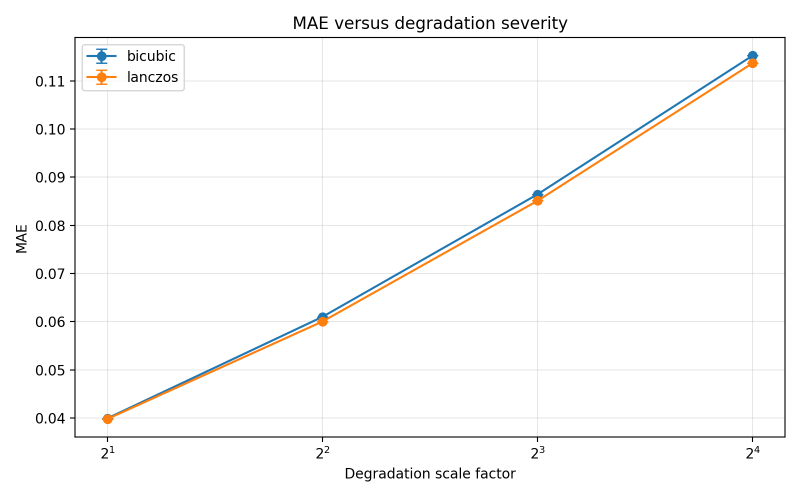
#> input picture results/batch_pipeline/plots/mae_by_scale.png, 1600 x 1000 px (shown at 1/2 size); its folder holds only this picture in this run
$ python batch_pipeline.py --input-dir ../results/batch_pipeline/plots
#> lines starting #> are read from the running program, lines starting #| are printed output that depends on the picture
"""Batch degradation, interpolation, evaluation, and plotting pipeline.

The script is designed for personal image folders and datasets such as DIV2K.
For each source image and scale factor it:

* saves a pixelated, same-size input image for future neural-network training;
* saves the original high-resolution target image once per split;
* saves the smaller low-resolution image used by interpolation;
* creates bicubic and Lanczos restorations;
* calculates MAE, PSNR, and SSIM;
* writes per-image and aggregate CSV files;
* generates metric plots.

Example:
    python batch_pipeline.py \
        --input-dir data/raw/personal \
        --dataset-name personal \
        --split-name personal \
        --scales 2 4 8 16

DIV2K training example:
    python batch_pipeline.py \
        --input-dir data/DIV2K_train_HR \
        --dataset-name DIV2K \
        --split-name train \
        --scales 2 4 8 16
"""

from __future__ import annotations

import argparse
import csv
import json
import math
import re
from collections import defaultdict
from pathlib import Path
from statistics import mean, pstdev
from typing import Dict, Iterable, List, Sequence

import matplotlib.pyplot as plt
import numpy as np
from PIL import Image
from skimage.metrics import structural_similarity


IMAGE_EXTENSIONS = {".jpg", ".jpeg", ".png", ".bmp", ".tif", ".tiff", ".webp"}


def parse_args() -> argparse.Namespace:
    parser = argparse.ArgumentParser(description=__doc__)
    parser.add_argument("--input-dir", type=Path, required=True)
    parser.add_argument(
        "--dataset-name",
        default="custom",
        help="Dataset identifier, e.g. DIV2K, CelebA, Flickr2K, or personal",
    )
    parser.add_argument(
        "--method-name",
        default="interpolation",
        help="Method label for results, such as interpolation or CNN",
    )
    parser.add_argument(
        "--split-name",
        default="custom",
        help="Name used in output paths and CSV files, e.g. train, valid, or test",
    )
    parser.add_argument(
        "--scales",
        type=int,
        nargs="+",
        default=[2, 4, 8, 16],
        help="Downscaling factors to process",
    )
    parser.add_argument(
        "--processed-dir",
        type=Path,
        default=Path("data/processed"),
        help="Directory for input-target pairs",
    )
    parser.add_argument(
        "--results-dir",
        type=Path,
        default=Path("results/batch_pipeline"),
        help="Directory for metrics, plots, and restored images",
    )
    parser.add_argument(
        "--max-images",
        type=int,
        default=None,
        help="Optional limit for a quick test run",
    )
    parser.add_argument(
        "--save-restorations",
        action="store_true",
        help="Save bicubic and Lanczos output images for visual inspection",
    )
    return parser.parse_args()


def find_images(input_dir: Path) -> List[Path]:
    if not input_dir.exists():
        raise FileNotFoundError(f"Input directory does not exist: {input_dir}")

    images = sorted(
        path
        for path in input_dir.rglob("*")
        if path.is_file() and path.suffix.lower() in IMAGE_EXTENSIONS
    )
    if not images:
        raise FileNotFoundError(f"No supported images found under: {input_dir}")
    return images


def load_image(path: Path) -> Image.Image:
    return Image.open(path).convert("RGB")


def create_degraded_image(
    image: Image.Image, scale: int
) -> tuple[Image.Image, Image.Image]:
    """Return low-resolution and same-size pixelated images.

    BOX downsampling averages pixels into blocks. Nearest-neighbor enlargement
    makes the information loss visible while preserving the original aspect
    ratio. The same-size pixelated image is the future neural-network input.
    """
    if scale < 2:
        raise ValueError(f"Scale must be >= 2, received {scale}")

    width, height = image.size
    low_size = (max(1, width // scale), max(1, height // scale))
    low_resolution = image.resize(low_size, Image.Resampling.BOX)
    pixelated = low_resolution.resize((width, height), Image.Resampling.NEAREST)
    return low_resolution, pixelated


def restore_with_interpolation(
    low_resolution: Image.Image, output_size: tuple[int, int]
) -> Dict[str, Image.Image]:
    return {
        "bicubic": low_resolution.resize(output_size, Image.Resampling.BICUBIC),
        "lanczos": low_resolution.resize(output_size, Image.Resampling.LANCZOS),
    }


def to_array(image: Image.Image) -> np.ndarray:
    return np.asarray(image, dtype=np.float32) / 255.0


def calculate_metrics(
    target: Image.Image, prediction: Image.Image
) -> Dict[str, float]:
    target_array = to_array(target)
    prediction_array = to_array(prediction)
    difference = target_array - prediction_array
    mae = float(np.mean(np.abs(difference)))
    mse = float(np.mean(np.square(difference)))
    psnr = float("inf") if mse == 0 else float(10.0 * np.log10(1.0 / mse))
    ssim = float(
        structural_similarity(
            target_array,
            prediction_array,
            channel_axis=2,
            data_range=1.0,
        )
    )
    return {"mae": mae, "psnr_db": psnr, "ssim": ssim}


def safe_image_id(image_path: Path, input_dir: Path) -> str:
    """Create a collision-resistant filename from a relative image path."""
    relative = image_path.relative_to(input_dir).with_suffix("")
    value = "__".join(relative.parts)
    return re.sub(r"[^A-Za-z0-9_.-]+", "_", value)


def save_image(image: Image.Image, path: Path) -> None:
    path.parent.mkdir(parents=True, exist_ok=True)
    image.save(path)


def write_csv(path: Path, rows: Sequence[dict], fieldnames: Sequence[str]) -> None:
    path.parent.mkdir(parents=True, exist_ok=True)
    with path.open("w", newline="", encoding="utf-8") as file:
        writer = csv.DictWriter(file, fieldnames=fieldnames)
        writer.writeheader()
        writer.writerows(rows)


def summarize(rows: Sequence[dict]) -> List[dict]:
    grouped: dict[tuple[str, int, str], list[dict]] = defaultdict(list)
    for row in rows:
        grouped[(row["split"], int(row["scale"]), row["method"])].append(row)

    summary = []
    for (split, scale, method), group in sorted(grouped.items()):
        values = {
            metric: [float(row[metric]) for row in group]
            for metric in ("mae", "psnr_db", "ssim")
        }
        result = {
            "split": split,
            "scale": scale,
            "method": method,
            "image_count": len(group),
        }
        for metric, metric_values in values.items():
            result[f"{metric}_mean"] = mean(metric_values)
            result[f"{metric}_std"] = pstdev(metric_values) if len(metric_values) > 1 else 0.0
        summary.append(result)
    return summary


def plot_metric(summary_rows: Sequence[dict], metric: str, output_path: Path) -> None:
    methods = sorted({row["method"] for row in summary_rows})
    figure, axis = plt.subplots(figsize=(8, 5))

    for method in methods:
        rows = sorted(
            (row for row in summary_rows if row["method"] == method),
            key=lambda row: int(row["scale"]),
        )
        scales = [int(row["scale"]) for row in rows]
        averages = [float(row[f"{metric}_mean"]) for row in rows]
        deviations = [float(row[f"{metric}_std"]) for row in rows]
        axis.errorbar(scales, averages, yerr=deviations, marker="o", capsize=4, label=method)

    axis.set_xscale("log", base=2)
    axis.set_xticks(sorted({int(row["scale"]) for row in summary_rows}))
    axis.set_xlabel("Degradation scale factor")
    axis.set_ylabel(metric.upper() if metric != "psnr_db" else "PSNR (dB)")
    axis.set_title(f"{metric.upper()} versus degradation severity")
    axis.grid(True, alpha=0.3)
    axis.legend()
    figure.tight_layout()
    output_path.parent.mkdir(parents=True, exist_ok=True)
    figure.savefig(output_path, dpi=200)
    plt.close(figure)


def write_summary_json(path: Path, summary_rows: Sequence[dict]) -> None:
    path.parent.mkdir(parents=True, exist_ok=True)
    with path.open("w", encoding="utf-8") as file:
        json.dump(list(summary_rows), file, indent=2)


def main() -> None:
    args = parse_args()
    scales = sorted(set(args.scales))
    if any(scale < 2 for scale in scales):
        raise ValueError("Every scale must be at least 2")

    image_paths = find_images(args.input_dir)
    if args.max_images is not None:
        image_paths = image_paths[: args.max_images]

    dataset_dir_name = re.sub(r"[^A-Za-z0-9_.-]+", "_", args.dataset_name)
    method_dir_name = re.sub(r"[^A-Za-z0-9_.-]+", "_", args.method_name)
    dataset_results_dir = args.results_dir / dataset_dir_name / method_dir_name
    split_results_dir = dataset_results_dir / args.split_name
    processed_dataset_dir = args.processed_dir / dataset_dir_name

    target_dir = processed_dataset_dir / args.split_name / "targets"
    rows: List[dict] = []

    print(f"Found {len(image_paths)} image(s) under {args.input_dir}")
    print(f"Processing scales: {scales}")

    for index, image_path in enumerate(image_paths, start=1):
        original = load_image(image_path)
        image_id = safe_image_id(image_path, args.input_dir)
        target_path = target_dir / f"{image_id}.png"
        save_image(original, target_path)

        for scale in scales:
            low_resolution, pixelated = create_degraded_image(original, scale)
            restorations = restore_with_interpolation(low_resolution, original.size)
            scale_dir = processed_dataset_dir / args.split_name / f"scale_x{scale}"

            save_image(pixelated, scale_dir / "inputs" / f"{image_id}.png")
            save_image(low_resolution, scale_dir / "low_resolution" / f"{image_id}.png")

            if args.save_restorations:
                for method, restoration in restorations.items():
                    save_image(
                        restoration,
                        split_results_dir
                        / "restorations"
                        / f"scale_x{scale}"
                        / method
                        / f"{image_id}.png",
                    )

            for method, restoration in restorations.items():
                metric_values = calculate_metrics(original, restoration)
                rows.append(
                    {
                        "split": args.split_name,
                        "image_id": image_id,
                        "source_path": str(image_path),
                        "width": original.size[0],
                        "height": original.size[1],
                        "scale": scale,
                        "method": method,
                        **metric_values,
                    }
                )
#> this loop made 4 passes
#> low_size in create_degraded_image on passes 2 to 4: (400, 250), (200, 125), (100, 62)
#> pass 1, in create_degraded_image, `low_resolution = image.resize(low_size, Image.Resampling.BOX)`:
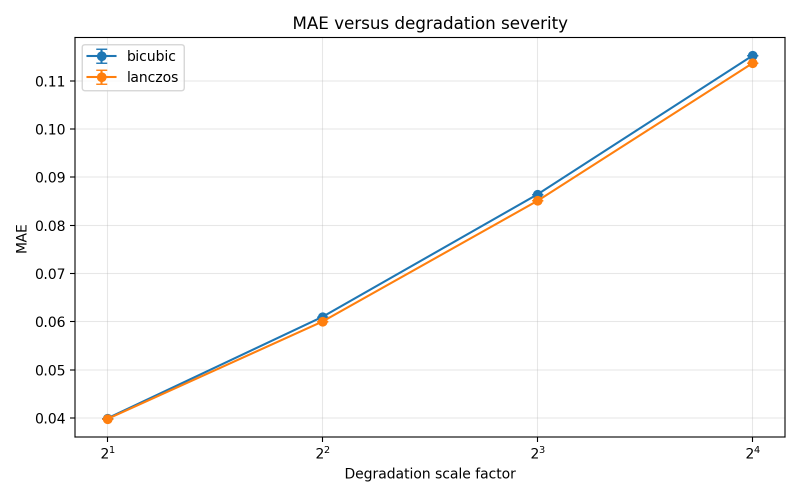
#> low_resolution: PIL image 800x500 RGB; mean R, G, B 250.2, 249.9, 249.7
#> after the loop:
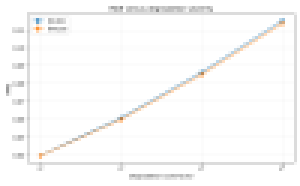
#> low_resolution: PIL image 100x62 RGB (shown 3 times larger); mean R, G, B 250.2, 250, 249.7
#> after the loop:
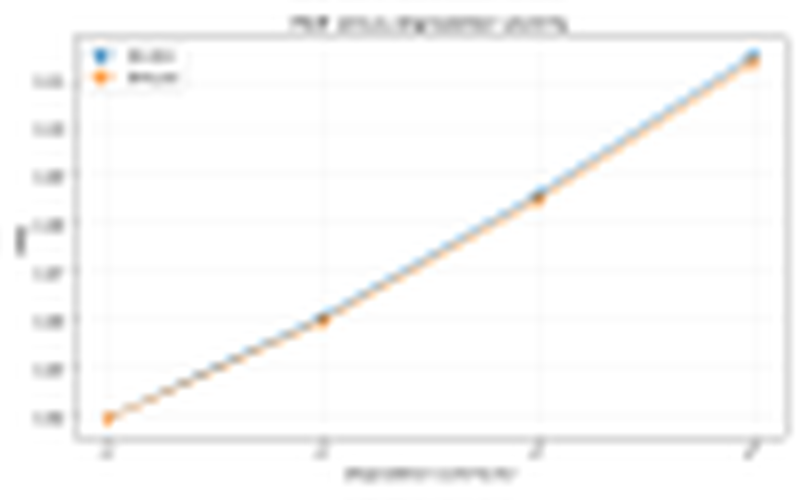
#> restoration: PIL image 1600x1000 RGB (shown at 1/2 size); mean R, G, B 249.8, 249.6, 249.2
#> after the loop, rows = 8 items

        print(f"[{index}/{len(image_paths)}] {image_path.name}")

    detail_fields = [
        "split",
        "image_id",
        "source_path",
        "width",
        "height",
        "scale",
        "method",
        "mae",
        "psnr_db",
        "ssim",
    ]
#> detail_fields = ['split', 'image_id', 'source_path', 'width', 'height', 'scale', 'method', 'mae', 'psnr_db', 'ssim']
    summary_rows = summarize(rows)
#> the loop in summarize, `for row in rows:` made 8 passes
#> the loop in summarize, `for (split, scale, method), group in sorted(grouped.items()):` made 8 passes
#> values on passes 1 to 8: {'mae': [0.00818], 'psnr_db': [27.26], 'ssim': [0.975]}, {'mae': [0.00782], 'psnr_db': [27.92], 'ssim': [0.976]}, {'mae': [0.0163], 'psnr_db': [22.93], 'ssim': [0.928]}, {'mae': [0.0166], 'psnr_db': [22.95], 'ssim': [0.925]}, {'mae': [0.0248], 'psnr_db': [20.35], 'ssim': [0.867]}, {'mae': [0.0254], 'psnr_db': [20.33], 'ssim': [0.864]}, {'mae': [0.0298], 'psnr_db': [19.39], 'ssim': [0.854]}, {'mae': [0.0302], 'psnr_db': [19.41], 'ssim': [0.852]}
#> after the loop in summarize, `for (split, scale, method), group in sorted(grouped.items()):`: summary = 8 items
#> summary_rows = 8 items
    summary_fields = [
        "split",
        "scale",
        "method",
        "image_count",
        "mae_mean",
        "mae_std",
        "psnr_db_mean",
        "psnr_db_std",
        "ssim_mean",
        "ssim_std",
    ]

    write_csv(split_results_dir / "metrics_per_image.csv", rows, detail_fields)
    write_csv(split_results_dir / "summary_metrics.csv", summary_rows, summary_fields)
    write_summary_json(split_results_dir / "summary_metrics.json", summary_rows)

    for metric in ("mae", "psnr_db", "ssim"):
        plot_metric(
            summary_rows,
            metric,
            split_results_dir / "plots" / f"{metric}_by_scale.png",
        )
#> this loop made 3 passes
#> pass 1, in plot_metric, `figure.savefig(output_path, dpi=200)`:
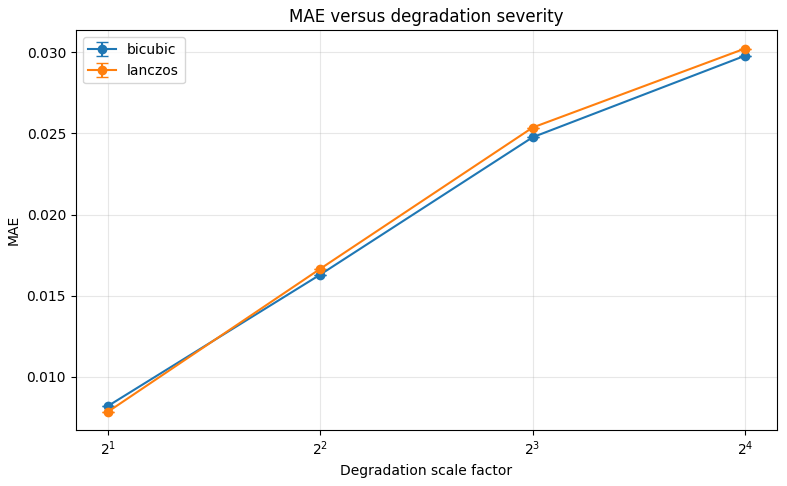
#> figure drawn by matplotlib, 1 panel
#> pass 2, in plot_metric (call 2), `figure.savefig(output_path, dpi=200)`:
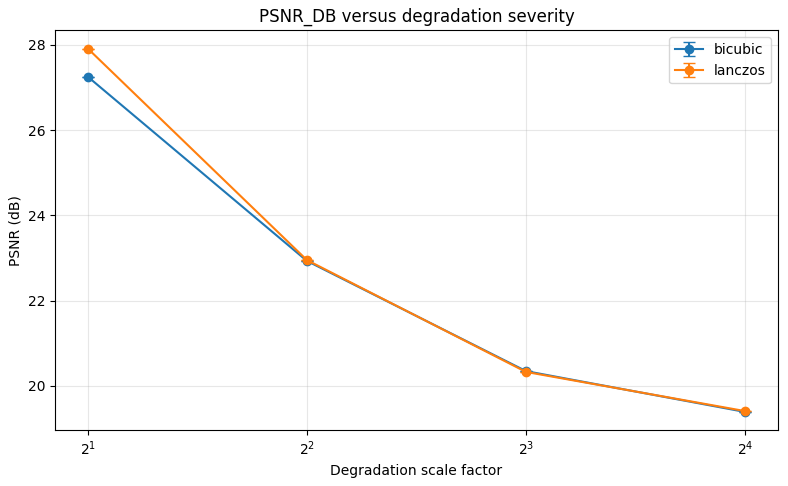
#> figure drawn by matplotlib, 1 panel

    print(f"\nProcessed {len(image_paths)} image(s).")
    print(f"Pair files saved under: {processed_dataset_dir / args.split_name}")
    print(f"Metrics and plots saved under: {split_results_dir}")


if __name__ == "__main__":
    main()

$ run again, on results/batch_pipeline/plots/psnr_db_by_scale.png
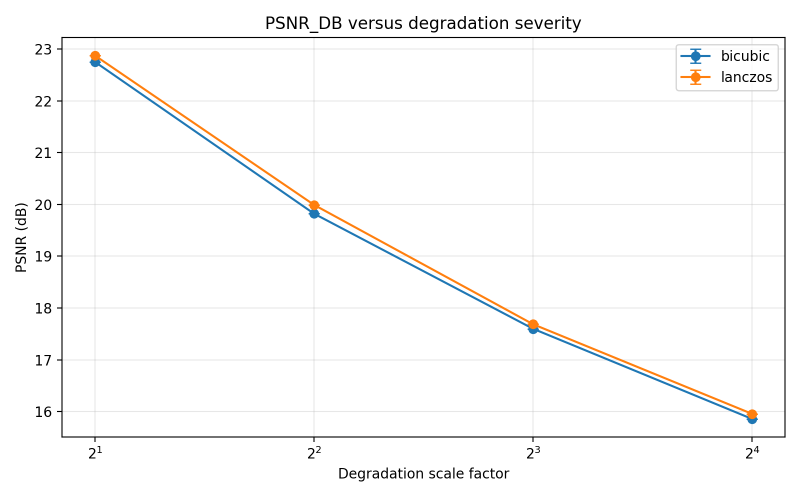
#> input picture results/batch_pipeline/plots/psnr_db_by_scale.png, 1600 x 1000 px (shown at 1/2 size)
#> the loop in main, `for scale in scales:` made 4 passes
#> low_size in create_degraded_image on passes 2 to 4: (400, 250), (200, 125), (100, 62)
#> after the loop in main, `for scale in scales:`:
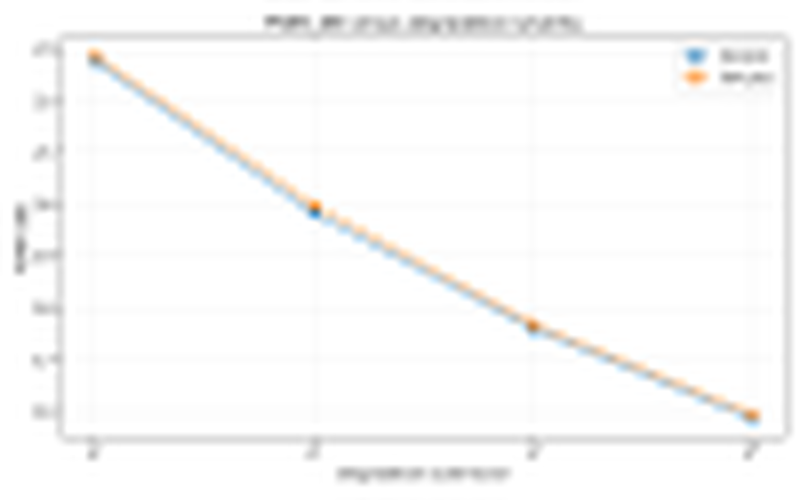
#> restoration: PIL image 1600x1000 RGB (shown at 1/2 size); mean R, G, B 249.7, 249.5, 249.2
#> after the loop in main, `for scale in scales:`: rows = 8 items
#> detail_fields = ['split', 'image_id', 'source_path', 'width', 'height', 'scale', 'method', 'mae', 'psnr_db', 'ssim']
#> the loop in summarize, `for row in rows:` made 8 passes
#> the loop in summarize, `for (split, scale, method), group in sorted(grouped.items()):` made 8 passes
#> values on passes 1 to 7: {'mae': [0.00848], 'psnr_db': [27.17], 'ssim': [0.972]}, {'mae': [0.00812], 'psnr_db': [27.82], 'ssim': [0.973]}, {'mae': [0.0169], 'psnr_db': [22.71], 'ssim': [0.923]}, {'mae': [0.0171], 'psnr_db': [22.79], 'ssim': [0.921]}, {'mae': [0.0253], 'psnr_db': [20.3], 'ssim': [0.862]}, {'mae': [0.0258], 'psnr_db': [20.28], 'ssim': [0.86]}, {'mae': [0.0302], 'psnr_db': [19.33], 'ssim': [0.853]}
#> after the loop in summarize, `for (split, scale, method), group in sorted(grouped.items()):`: summary = 8 items
#> the loop in main, `for metric in ("mae", "psnr_db", "ssim"):` made 3 passes
#> pass 2, in plot_metric (call 2), `figure.savefig(output_path, dpi=200)`:
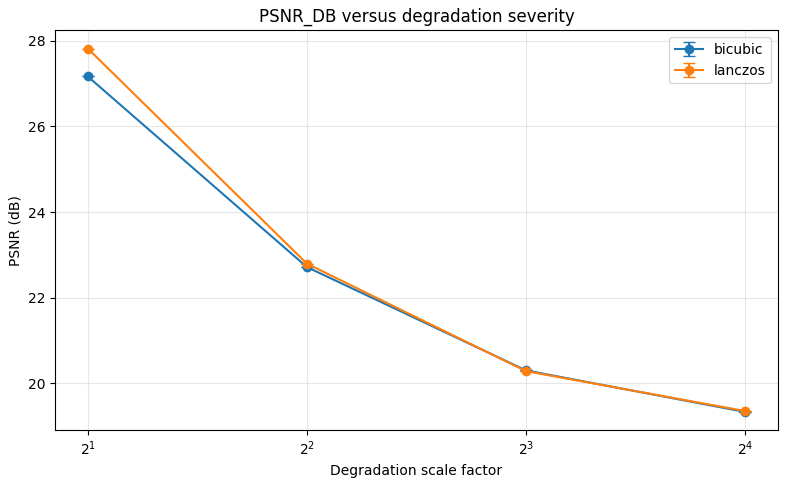
#> figure drawn by matplotlib, 1 panel
